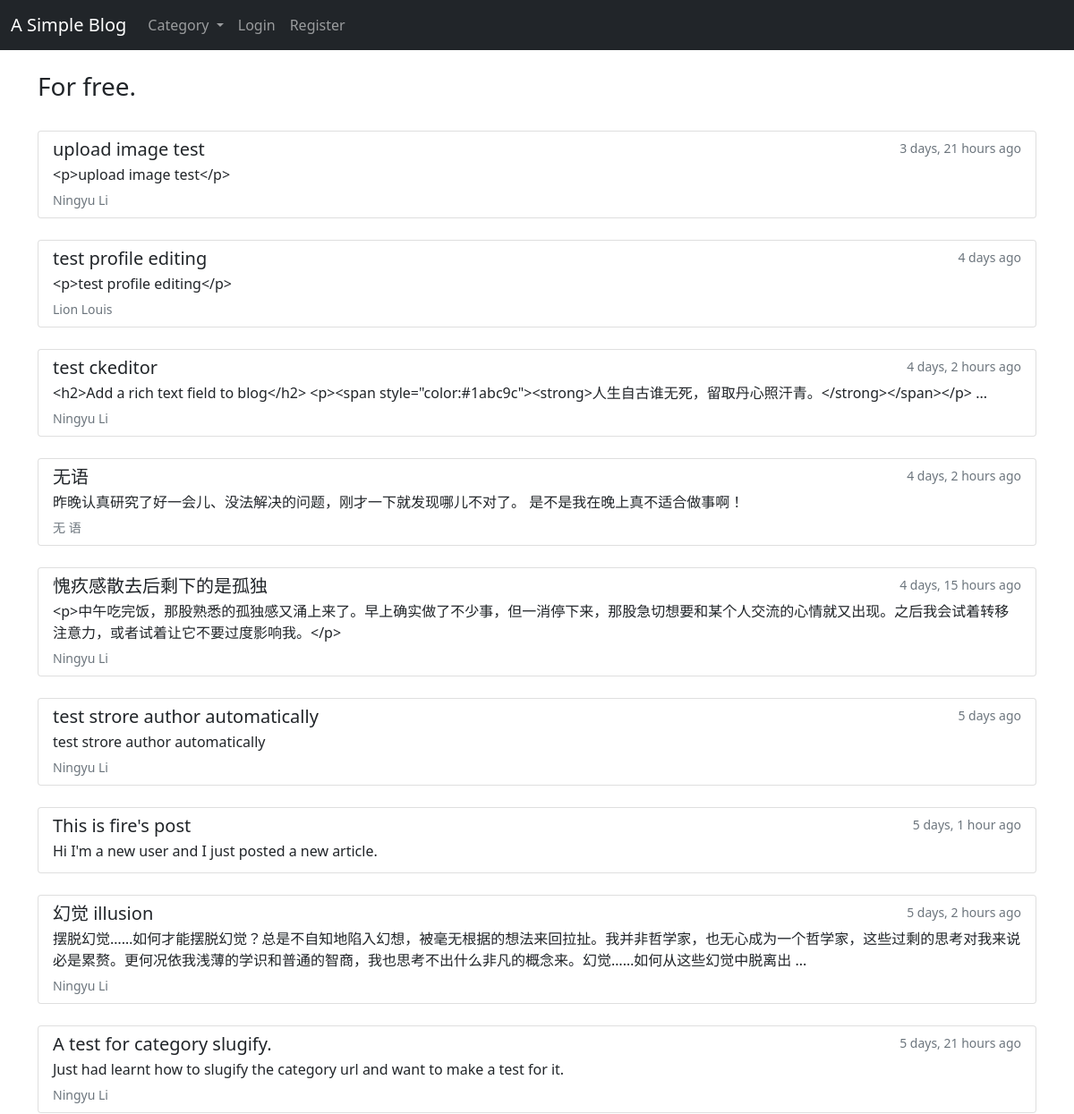
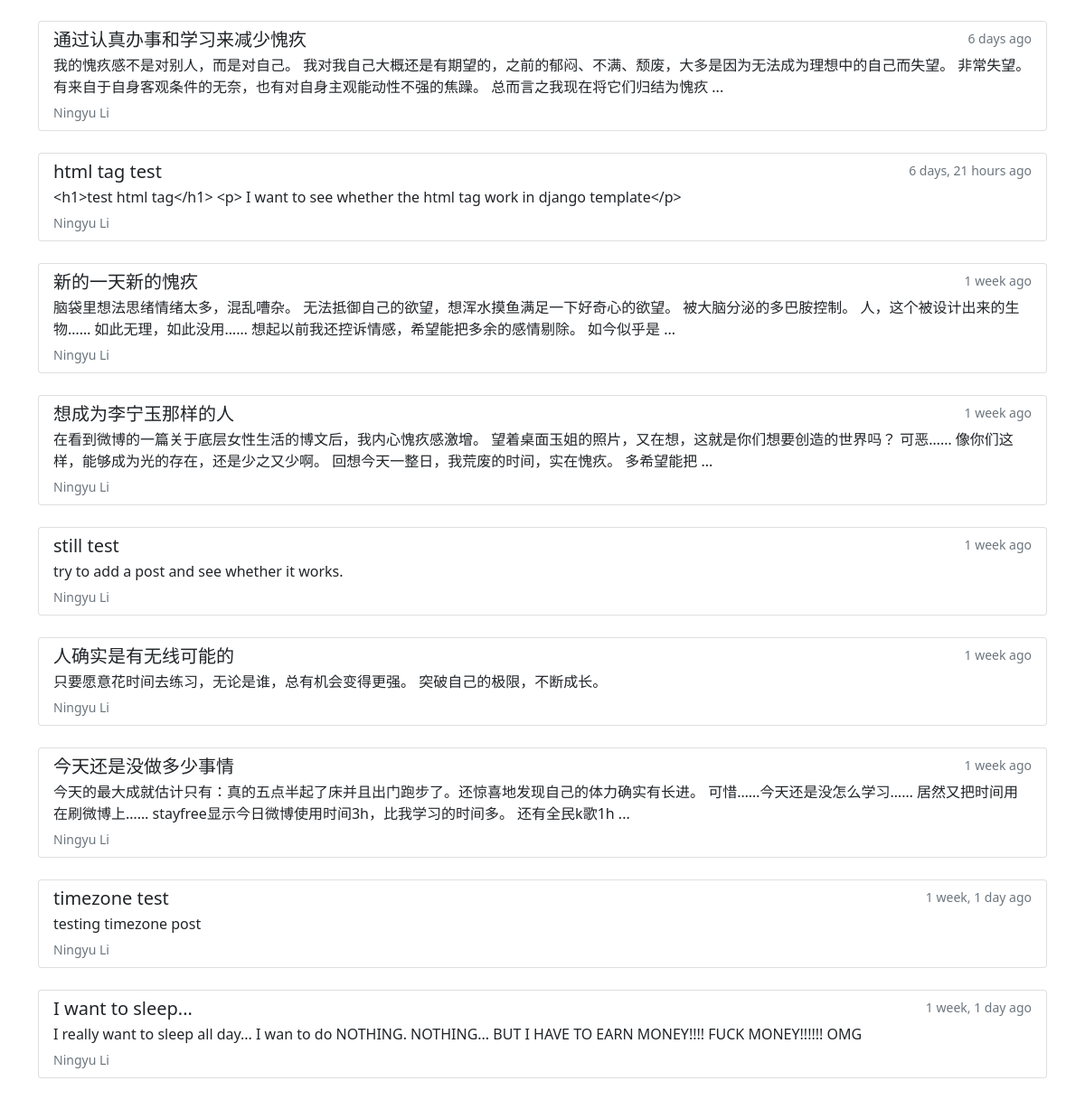
The page / on the database its author committed (2 pictures, top to bottom).
### myBlog/models.py (models this page shows, shortened)
class Post(models.Model):
    title = models.CharField(max_length=255)
    author = models.ForeignKey(User, on_delete=CASCADE, null=False)
    tag = models.CharField(max_length=255)
    category = models.CharField(max_length=50, default="coding")
    body = RichTextField(blank=True, null=True)
    image = models.ImageField(null=True, blank=True, upload_to='images/')
    post_time = models.DateTimeField(auto_now_add=True)
    likes = models.ManyToManyField(User, related_name="like_list")
    class Meta:
        ordering = ['-post_time']

### myBlog/views.py (the view)
# urls.py: path('', views.HomeView.as_view(), name='home'),
class HomeView(generic.ListView):
    model = Post
    template_name = 'myBlog/home.html'

### myBlog/context_processors.py (called while the page is built)
def get_category_list(request):
    category_list = Category.objects.all()
    return {
        'category_list': category_list,
    }

### myBlog/models.py (called while the page is built)
    def __str__(self):
        return self.name

### myBlog/templates/myBlog/home.html
{% extends 'base.html' %} {% block title %} My Blog {% endblock %}
{% block body %}
<br />
<h3>For free.</h3>
<br>
{% for post in object_list %}
<div class="list-group">
	<a href="{% url 'article_detail' post.pk %}" class="list-group-item list-group-item-action">
		<div class="d-flex w-100 justify-content-between">
			<h5 class="mb-1">{{ post.title }}</h5>
			<small class="text-muted">{{ post.post_time|timesince }} ago</small>
		</div>
		<p class="mb-1">
			{% if post.body|length > 120 %}
			{{ post.body|slice:":120" }} ...
			{% else %}
			{{ post.body }}
			{% endif %}
		</p>
		<small class="text-muted">{{ post.author.first_name }} {{ post.author.last_name }}</small>
	</a>
</div>
<br />
{% endfor %} {% endblock %}

### rows shown on the page
Post: title "upload image test", post_time "3 days, 21 hours", body "<p>upload image test</p>", author.first_name "Ningyu", author.last_name "Li"
Post: title "test profile editing", post_time "4 days", body "<p>test profile editing</p>", author.first_name "Lion", author.last_name "Louis"
Post: title "test ckeditor", post_time "4 days, 2 hours", body "<h2>Add a rich text field to blog</h2> <p><span style=\"color:#1abc9c\"><strong>人生自古谁无死，留取丹心照汗青。</strong></span></p>", author.first_name "Ningyu", author.last_name "Li"
Post: title "无语", post_time "4 days, 2 hours", body "昨晚认真研究了好一会儿、没法解决的问题，刚才一下就发现哪儿不对了。 是不是我在晚上真不适合做事啊！", author.first_name "无", author.last_name "语"
Post: title "愧疚感散去后剩下的是孤独", post_time "4 days, 15 hours", body "<p>中午吃完饭，那股熟悉的孤独感又涌上来了。早上确实做了不少事，但一消停下来，那股急切想要和某个人交流的心情就又出现。之后我会试着转移注意力，或者试着让它不要过度影响我。</p>", author.first_name "Ningyu", author.last_name "Li"
Post: title "test strore author automatically", post_time "5 days", body "test strore author automatically", author.first_name "Ningyu", author.last_name "Li"
Post: title "This is fire's post", post_time "5 days, 1 hour", body "Hi I'm a new user and I just posted a new article."
Post: title "幻觉 illusion", post_time "5 days, 2 hours", body "摆脱幻觉……如何才能摆脱幻觉？总是不自知地陷入幻想，被毫无根据的想法来回拉扯。我并非哲学家，也无心成为一个哲学家，这些过剩的思考对我来说必是累赘。更何况依我浅薄的学识和普通的智商，我也思考不出什么非凡的概念来。幻觉……如何从这些幻觉中脱离出", author.first_name "Ningyu", author.last_name "Li"
Post: title "A test for category slugify.", post_time "5 days, 21 hours", body "Just had learnt how to slugify the category url and want to make a test for it.", author.first_name "Ningyu", author.last_name "Li"
Post: title "通过认真办事和学习来减少愧疚", post_time "6 days", body "我的愧疚感不是对别人，而是对自己。 我对我自己大概还是有期望的，之前的郁闷、不满、颓废，大多是因为无法成为理想中的自己而失望。 非常失望。 有来自于自身客观条件的无奈，也有对自身主观能动性不强的焦躁。 总而言之我现在将它们归结为愧疚", author.first_name "Ningyu", author.last_name "Li"
Post: title "html tag test", post_time "6 days, 21 hours", body "<h1>test html tag</h1> <p> I want to see whether the html tag work in django template</p>", author.first_name "Ningyu", author.last_name "Li"
Post: title "新的一天新的愧疚", post_time "1 week", body "脑袋里想法思绪情绪太多，混乱嘈杂。 无法抵御自己的欲望，想浑水摸鱼满足一下好奇心的欲望。 被大脑分泌的多巴胺控制。 人，这个被设计出来的生物…… 如此无理，如此没用…… 想起以前我还控诉情感，希望能把多余的感情剔除。 如今似乎是", author.first_name "Ningyu", author.last_name "Li"
Post: title "想成为李宁玉那样的人", post_time "1 week", body "在看到微博的一篇关于底层女性生活的博文后，我内心愧疚感激增。 望着桌面玉姐的照片，又在想，这就是你们想要创造的世界吗？ 可恶…… 像你们这样，能够成为光的存在，还是少之又少啊。 回想今天一整日，我荒废的时间，实在愧疚。 多希望能把", author.first_name "Ningyu", author.last_name "Li"
Post: title "still test", post_time "1 week", body "try to add a post and see whether it works.", author.first_name "Ningyu", author.last_name "Li"
Post: title "人确实是有无线可能的", post_time "1 week", body "只要愿意花时间去练习，无论是谁，总有机会变得更强。 突破自己的极限，不断成长。", author.first_name "Ningyu", author.last_name "Li"
Post: title "今天还是没做多少事情", post_time "1 week", body "今天的最大成就估计只有：真的五点半起了床并且出门跑步了。还惊喜地发现自己的体力确实有长进。 可惜……今天还是没怎么学习…… 居然又把时间用在刷微博上…… stayfree显示今日微博使用时间3h，比我学习的时间多。 还有全民k歌1h", author.first_name "Ningyu", author.last_name "Li"
Post: title "timezone test", post_time "1 week, 1 day", body "testing timezone post", author.first_name "Ningyu", author.last_name "Li"
Post: title "I want to sleep...", post_time "1 week, 1 day", body "I really want to sleep all day... I wan to do NOTHING. NOTHING... BUT I HAVE TO EARN MONEY!!!! FUCK MONEY!!!!!! OMG", author.first_name "Ningyu", author.last_name "Li"
